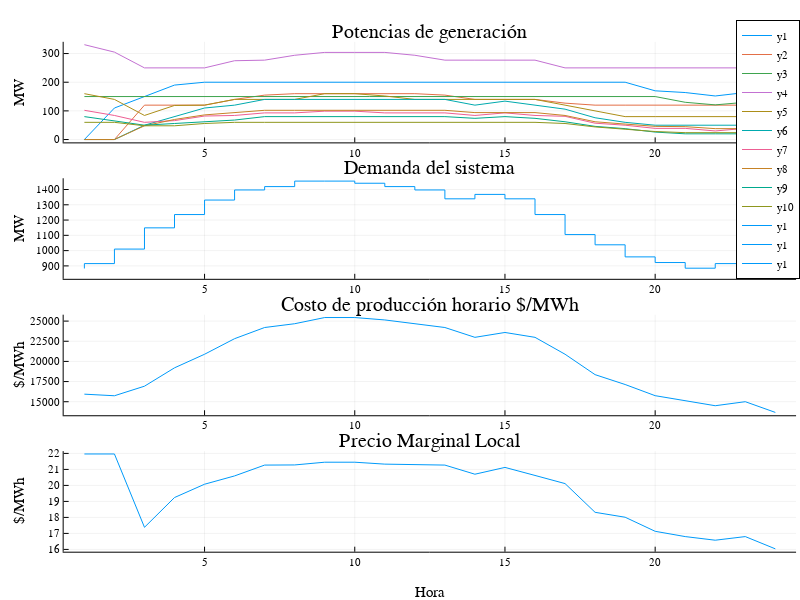

This figure's notebook cell:
### Code cell
display(plot(

    plot(transpose(hcat(value.(p))), title="Potencias de generación", ylabel="MW"),
    plot([dataLP[t]["load"] for t in T], linetype=:steppre, title="Demanda del sistema", ylabel="MW"),
    plot(hcat(value.(hour_cost)), title="Costo de producción horario", ylabel="\$/MWh"),
    plot(hcat(dual.(balance)), title="Precio Marginal Local", xlabel="Hora", ylabel="\$/MWh"),
    layout = (4,1),
    size=(800, 600)
))




print(value.(p));

### Figure 1 — Plotly figure (JSON) as saved in the notebook; plotly's stock layout.template omitted (floating-point values rounded to 4 significant figures)
{"data": [{"colorbar": {"title": ""}, "legendgroup": "y1", "line": {"color": "rgba(0, 154, 250, 1.000)", "dash": "solid", "shape": "linear", "width": 1}, "mode": "lines", "name": "y1", "showlegend": true, "type": "scatter", "x": [1, 2, 3, 4, 5, 6, 7, 8, 9, 10, 11, 12, 13, 14, 15, 16, 17, 18, 19, 20, 21, 22, 23, 24], "xaxis": "x1", "y": [0, 110, 150, 190, 200, 200, 200, 200, 200, 200, 200, 200, 200, 200, 200, 200, 200, 200, 200, 170.0, 164, 152, 164, 128], "yaxis": "y1", "zmax": null, "zmin": null}, {"colorbar": {"title": ""}, "legendgroup": "y2", "line": {"color": "rgba(227, 111, 71, 1.000)", "dash": "solid", "shape": "linear", "width": 1}, "mode": "lines", "name": "y2", "showlegend": true, "type": "scatter", "x": [1, 2, 3, 4, 5, 6, 7, 8, 9, 10, 11, 12, 13, 14, 15, 16, 17, 18, 19, 20, 21, 22, 23, 24], "xaxis": "x1", "y": [0, 0, 120, 120, 120, 140, 155, 160, 160, 160, 160, 160, 155, 140, 140, 140, 127, 120, 120, 120, 120, 120, 120, 120], "yaxis": "y1", "zmax": null, "zmin": null}, {"colorbar": {"title": ""}, "legendgroup": "y3", "line": {"color": "rgba(62, 164, 78, 1.000)", "dash": "solid", "shape": "linear", "width": 1}, "mode": "lines", "name": "y3", "showlegend": true, "type": "scatter", "x": [1, 2, 3, 4, 5, 6, 7, 8, 9, 10, 11, 12, 13, 14, 15, 16, 17, 18, 19, 20, 21, 22, 23, 24], "xaxis": "x1", "y": [150, 150, 150, 150, 150, 150, 150, 150, 150, 150, 150, 150, 150, 150, 150, 150, 150, 150, 150, 150.0, 130, 121, 130, 106], "yaxis": "y1", "zmax": null, "zmin": null}, {"colorbar": {"title": ""}, "legendgroup": "y4", "line": {"color": "rgba(195, 113, 210, 1.000)", "dash": "solid", "shape": "linear", "width": 1}, "mode": "lines", "name": "y4", "showlegend": true, "type": "scatter", "x": [1, 2, 3, 4, 5, 6, 7, 8, 9, 10, 11, 12, 13, 14, 15, 16, 17, 18, 19, 20, 21, 22, 23, 24], "xaxis": "x1", "y": [331, 305, 250, 250, 250, 275, 277, 294, 304, 304, 304, 294, 277, 277, 277, 277, 250, 250, 250, 250, 250, 250, 250, 250], "yaxis": "y1", "zmax": null, "zmin": null}, {"colorbar": {"title": ""}, "legendgroup": "y5", "line": {"color": "rgba(172, 142, 24, 1.000)", "dash": "solid", "shape": "linear", "width": 1}, "mode": "lines", "name": "y5", "showlegend": true, "type": "scatter", "x": [1, 2, 3, 4, 5, 6, 7, 8, 9, 10, 11, 12, 13, 14, 15, 16, 17, 18, 19, 20, 21, 22, 23, 24], "xaxis": "x1", "y": [160, 140, 84, 119, 120, 140, 140, 140, 160, 160, 152, 140, 140, 140, 140, 140, 120, 100, 80, 80, 80, 80, 80, 80], "yaxis": "y1", "zmax": null, "zmin": null}, {"colorbar": {"title": ""}, "legendgroup": "y6", "line": {"color": "rgba(0, 170, 174, 1.000)", "dash": "solid", "shape": "linear", "width": 1}, "mode": "lines", "name": "y6", "showlegend": true, "type": "scatter", "x": [1, 2, 3, 4, 5, 6, 7, 8, 9, 10, 11, 12, 13, 14, 15, 16, 17, 18, 19, 20, 21, 22, 23, 24], "xaxis": "x1", "y": [0, 0, 50, 80, 110, 120, 140, 140, 140, 140, 140, 140, 140, 120, 134, 120, 106, 76, 60, 50, 50, 50, 50, 50], "yaxis": "y1", "zmax": null, "zmin": null}, {"colorbar": {"title": ""}, "legendgroup": "y7", "line": {"color": "rgba(237, 94, 147, 1.000)", "dash": "solid", "shape": "linear", "width": 1}, "mode": "lines", "name": "y7", "showlegend": true, "type": "scatter", "x": [1, 2, 3, 4, 5, 6, 7, 8, 9, 10, 11, 12, 13, 14, 15, 16, 17, 18, 19, 20, 21, 22, 23, 24], "xaxis": "x1", "y": [102, 84, 60, 66, 82, 84, 93, 93, 99, 99, 93, 93, 93, 84, 93, 84, 81, 57, 50, 39, 39, 30, 39, 30], "yaxis": "y1", "zmax": null, "zmin": null}, {"colorbar": {"title": ""}, "legendgroup": "y8", "line": {"color": "rgba(198, 130, 37, 1.000)", "dash": "solid", "shape": "linear", "width": 1}, "mode": "lines", "name": "y8", "showlegend": true, "type": "scatter", "x": [1, 2, 3, 4, 5, 6, 7, 8, 9, 10, 11, 12, 13, 14, 15, 16, 17, 18, 19, 20, 21, 22, 23, 24], "xaxis": "x1", "y": [0, 0, 48, 70, 86, 94, 102, 102, 102, 102, 102, 102, 102, 94, 94, 94, 84, 62, 54, 46, 45, 38, 38, 30], "yaxis": "y1", "zmax": null, "zmin": null}, {"colorbar": {"title": ""}, "legendgroup": "y9", "line": {"color": "rgba(0, 169, 141, 1.000)", "dash": "solid", "shape": "linear", "width": 1}, "mode": "lines", "name": "y9", "showlegend": true, "type": "scatter", "x": [1, 2, 3, 4, 5, 6, 7, 8, 9, 10, 11, 12, 13, 14, 15, 16, 17, 18, 19, 20, 21, 22, 23, 24], "xaxis": "x1", "y": [80, 66, 50, 56, 62, 68, 80, 80, 80, 80, 80, 80, 80, 74, 80, 74, 62, 46, 38, 26, 20, 20, 20, 20], "yaxis": "y1", "zmax": null, "zmin": null}, {"colorbar": {"title": ""}, "legendgroup": "y10", "line": {"color": "rgba(142, 151, 30, 1.000)", "dash": "solid", "shape": "linear", "width": 1}, "mode": "lines", "name": "y10", "showlegend": true, "type": "scatter", "x": [1, 2, 3, 4, 5, 6, 7, 8, 9, 10, 11, 12, 13, 14, 15, 16, 17, 18, 19, 20, 21, 22, 23, 24], "xaxis": "x1", "y": [60, 60, 48, 48, 56, 60, 60, 60, 60, 60, 60, 60, 60, 60, 60, 60, 56, 44, 36, 28, 24, 24, 24, 20], "yaxis": "y1", "zmax": null, "zmin": null}, {"colorbar": {"title": ""}, "legendgroup": "y1", "line": {"color": "rgba(0, 154, 250, 1.000)", "dash": "solid", "shape": "linear", "width": 1}, "mode": "lines", "name": "y1", "showlegend": true, "type": "scatter", "x": [1, 1, 2, 2, 3, 3, 4, 4, 5, 5, 6, 6, 7, 7, 8, 8, 9, 9, 10, 10, 11, 11, 12, 12, 13, 13, 14, 14, 15, 15, 16, 16, 17, 17, 18, 18, 19, 19, 20, 20, 21, 21, 22, 22, 23, 23, 24], "xaxis": "x2", "y": [883, 915, 915, 1010, 1010, 1149, 1149, 1236, 1236, 1331, 1331, 1397, 1397, 1419, 1419, 1455, 1455, 1455, 1455, 1441, 1441, 1419, 1419, 1397, 1397, 1339, 1339, 1368, 1368, 1339, 1339, 1236, 1236, 1105, 1105, 1038, 1038, 959, 959, 922, 922, 885, 885, 915, 915, 834, 834], "yaxis": "y2", "zmax": null, "zmin": null}, {"colorbar": {"title": ""}, "legendgroup": "y1", "line": {"color": "rgba(0, 154, 250, 1.000)", "dash": "solid", "shape": "linear", "width": 1}, "mode": "lines", "name": "y1", "showlegend": true, "type": "scatter", "x": [1, 2, 3, 4, 5, 6, 7, 8, 9, 10, 11, 12, 13, 14, 15, 16, 17, 18, 19, 20, 21, 22, 23, 24], "xaxis": "x3", "y": [15940.0, 15740.0, 16930.0, 19200.0, 20890.0, 22820.0, 24210.0, 24670.0, 25440.0, 25440.0, 25140.0, 24670.0, 24210.0, 22990.0, 23590.0, 22990.0, 20890.0, 18360.0, 17140.0, 15750.0, 15120.0, 14500.0, 15000.0, 13680.0], "yaxis": "y3", "zmax": null, "zmin": null}, {"colorbar": {"title": ""}, "legendgroup": "y1", "line": {"color": "rgba(0, 154, 250, 1.000)", "dash": "solid", "shape": "linear", "width": 1}, "mode": "lines", "name": "y1", "showlegend": true, "type": "scatter", "x": [1, 2, 3, 4, 5, 6, 7, 8, 9, 10, 11, 12, 13, 14, 15, 16, 17, 18, 19, 20, 21, 22, 23, 24], "xaxis": "x4", "y": [21.96, 21.96, 17.38, 19.24, 20.07, 20.59, 21.27, 21.28, 21.45, 21.45, 21.33, 21.28, 21.27, 20.7, 21.12, 20.62, 20.11, 18.32, 18.01, 17.13, 16.8, 16.57, 16.8, 16.03], "yaxis": "y4", "zmax": null, "zmin": null}], "layout": {"annotations": [{"font": {"color": "rgba(0, 0, 0, 1.000)", "family": "sans-serif", "size": 20}, "rotation": 0, "showarrow": false, "text": "Potencias de generación", "x": 0.5373, "xanchor": "center", "xref": "paper", "y": 1, "yanchor": "top", "yref": "paper"}, {"font": {"color": "rgba(0, 0, 0, 1.000)", "family": "sans-serif", "size": 20}, "rotation": 0, "showarrow": false, "text": "Demanda del sistema", "x": 0.5373, "xanchor": "center", "xref": "paper", "y": 0.7564, "yanchor": "top", "yref": "paper"}, {"font": {"color": "rgba(0, 0, 0, 1.000)", "family": "sans-serif", "size": 20}, "rotation": 0, "showarrow": false, "text": "Costo de producción horario $/MWh", "x": 0.5373, "xanchor": "center", "xref": "paper", "y": 0.5127, "yanchor": "top", "yref": "paper"}, {"font": {"color": "rgba(0, 0, 0, 1.000)", "family": "sans-serif", "size": 20}, "rotation": 0, "showarrow": false, "text": "Precio Marginal Local", "x": 0.5373, "xanchor": "center", "xref": "paper", "y": 0.2691, "yanchor": "top", "yref": "paper"}], "height": 600, "legend": {"bgcolor": "rgba(255, 255, 255, 1.000)", "bordercolor": "rgba(0, 0, 0, 1.000)", "borderwidth": 1, "font": {"color": "rgba(0, 0, 0, 1.000)", "family": "sans-serif", "size": 11}, "title": {"font": {"color": "rgba(0, 0, 0, 1.000)", "family": "sans-serif", "size": 15}, "text": ""}, "tracegroupgap": 0, "traceorder": "normal", "x": 1, "xanchor": "auto", "y": 1, "yanchor": "auto"}, "margin": {"b": 20, "l": 0, "r": 0, "t": 20}, "paper_bgcolor": "rgba(255, 255, 255, 1.000)", "plot_bgcolor": "rgba(255, 255, 255, 1.000)", "showlegend": true, "width": 800, "xaxis1": {"anchor": "y1", "domain": [0.07957, 0.9951], "gridcolor": "rgba(0, 0, 0, 0.100)", "gridwidth": 0.5, "linecolor": "rgba(0, 0, 0, 1.000)", "mirror": false, "range": [0.31, 24.69], "showgrid": true, "showline": true, "showticklabels": true, "tickangle": 0, "tickcolor": "rgb(0, 0, 0)", "tickfont": {"color": "rgba(0, 0, 0, 1.000)", "family": "sans-serif", "size": 11}, "tickmode": "array", "ticks": "inside", "ticktext": ["5", "10", "15", "20"], "tickvals": [5, 10, 15, 20], "title": "", "titlefont": {"color": "rgba(0, 0, 0, 1.000)", "family": "sans-serif", "size": 15}, "type": "-", "visible": true, "zeroline": false, "zerolinecolor": "rgba(0, 0, 0, 1.000)"}, "xaxis2": {"anchor": "y2", "domain": [0.07957, 0.9951], "gridcolor": "rgba(0, 0, 0, 0.100)", "gridwidth": 0.5, "linecolor": "rgba(0, 0, 0, 1.000)", "mirror": false, "range": [0.31, 24.69], "showgrid": true, "showline": true, "showticklabels": true, "tickangle": 0, "tickcolor": "rgb(0, 0, 0)", "tickfont": {"color": "rgba(0, 0, 0, 1.000)", "family": "sans-serif", "size": 11}, "tickmode": "array", "ticks": "inside", "ticktext": ["5", "10", "15", "20"], "tickvals": [5, 10, 15, 20], "title": "", "titlefont": {"color": "rgba(0, 0, 0, 1.000)", "family": "sans-serif", "size": 15}, "type": "-", "visible": true, "zeroline": false, "zerolinecolor": "rgba(0, 0, 0, 1.000)"}, "xaxis3": {"anchor": "y3", "domain": [0.07957, 0.9951], "gridcolor": "rgba(0, 0, 0, 0.100)", "gridwidth": 0.5, "linecolor": "rgba(0, 0, 0, 1.000)", "mirror": false, "range": [0.31, 24.69], "showgrid": true, "showline": true, "showticklabels": true, "tickangle": 0, "tickcolor": "rgb(0, 0, 0)", "tickfont": {"color": "rgba(0, 0, 0, 1.000)", "family": "sans-serif", "size": 11}, "tickmode": "array", "ticks": "inside", "ticktext": ["5", "10", "15", "20"], "tickvals": [5, 10, 15, 20], "title": "", "titlefont": {"color": "rgba(0, 0, 0, 1.000)", "family": "sans-serif", "size": 15}, "type": "-", "visible": true, "zeroline": false, "zerolinecolor": "rgba(0, 0, 0, 1.000)"}, "xaxis4": {"anchor": "y4", "domain": [0.07957, 0.9951], "gridcolor": "rgba(0, 0, 0, 0.100)", "gridwidth": 0.5, "linecolor": "rgba(0, 0, 0, 1.000)", "mirror": false, "range": [0.31, 24.69], "showgrid": true, "showline": true, "showticklabels": true, "tickangle": 0, "tickcolor": "rgb(0, 0, 0)", "tickfont": {"color": "rgba(0, 0, 0, 1.000)", "family": "sans-serif", "size": 11}, "tickmode": "array", "ticks": "inside", "ticktext": ["5", "10", "15", "20"], "tickvals": [5, 10, 15, 20], "title": "Hora", "titlefont": {"color": "rgba(0, 0, 0, 1.000)", "family": "sans-serif", "size": 15}, "type": "-", "visible": true, "zeroline": false, "zerolinecolor": "rgba(0, 0, 0, 1.000)"}, "yaxis1": {"anchor": "x1", "domain": [0.7814, 0.961], "gridcolor": "rgba(0, 0, 0, 0.100)", "gridwidth": 0.5, "linecolor": "rgba(0, 0, 0, 1.000)", "mirror": false, "range": [-9.93, 340.9], "showgrid": true, "showline": true, "showticklabels": true, "tickangle": 0, "tickcolor": "rgb(0, 0, 0)", "tickfont": {"color": "rgba(0, 0, 0, 1.000)", "family": "sans-serif", "size": 11}, "tickmode": "array", "ticks": "inside", "ticktext": ["0", "100", "200", "300"], "tickvals": [0, 100, 200, 300], "title": "MW", "titlefont": {"color": "rgba(0, 0, 0, 1.000)", "family": "sans-serif", "size": 15}, "type": "-", "visible": true, "zeroline": false, "zerolinecolor": "rgba(0, 0, 0, 1.000)"}, "yaxis2": {"anchor": "x2", "domain": [0.5378, 0.7174], "gridcolor": "rgba(0, 0, 0, 0.100)", "gridwidth": 0.5, "linecolor": "rgba(0, 0, 0, 1.000)", "mirror": false, "range": [815.4, 1474.0], "showgrid": true, "showline": true, "showticklabels": true, "tickangle": 0, "tickcolor": "rgb(0, 0, 0)", "tickfont": {"color": "rgba(0, 0, 0, 1.000)", "family": "sans-serif", "size": 11}, "tickmode": "array", "ticks": "inside", "ticktext": ["900", "1000", "1100", "1200", "1300", "1400"], "tickvals": [900, 1000, 1100, 1200, 1300, 1400], "title": "MW", "titlefont": {"color": "rgba(0, 0, 0, 1.000)", "family": "sans-serif", "size": 15}, "type": "-", "visible": true, "zeroline": false, "zerolinecolor": "rgba(0, 0, 0, 1.000)"}, "yaxis3": {"anchor": "x3", "domain": [0.2942, 0.4738], "gridcolor": "rgba(0, 0, 0, 0.100)", "gridwidth": 0.5, "linecolor": "rgba(0, 0, 0, 1.000)", "mirror": false, "range": [13320.0, 25790.0], "showgrid": true, "showline": true, "showticklabels": true, "tickangle": 0, "tickcolor": "rgb(0, 0, 0)", "tickfont": {"color": "rgba(0, 0, 0, 1.000)", "family": "sans-serif", "size": 11}, "tickmode": "array", "ticks": "inside", "ticktext": ["15000", "17500", "20000", "22500", "25000"], "tickvals": [15000, 17500, 20000, 22500, 25000], "title": "$/MWh", "titlefont": {"color": "rgba(0, 0, 0, 1.000)", "family": "sans-serif", "size": 15}, "type": "-", "visible": true, "zeroline": false, "zerolinecolor": "rgba(0, 0, 0, 1.000)"}, "yaxis4": {"anchor": "x4", "domain": [0.05054, 0.2301], "gridcolor": "rgba(0, 0, 0, 0.100)", "gridwidth": 0.5, "linecolor": "rgba(0, 0, 0, 1.000)", "mirror": false, "range": [15.86, 22.14], "showgrid": true, "showline": true, "showticklabels": true, "tickangle": 0, "tickcolor": "rgb(0, 0, 0)", "tickfont": {"color": "rgba(0, 0, 0, 1.000)", "family": "sans-serif", "size": 11}, "tickmode": "array", "ticks": "inside", "ticktext": ["16", "17", "18", "19", "20", "21", "22"], "tickvals": [16, 17, 18, 19, 20, 21, 22], "title": "$/MWh", "titlefont": {"color": "rgba(0, 0, 0, 1.000)", "family": "sans-serif", "size": 15}, "type": "-", "visible": true, "zeroline": false, "zerolinecolor": "rgba(0, 0, 0, 1.000)"}}}
